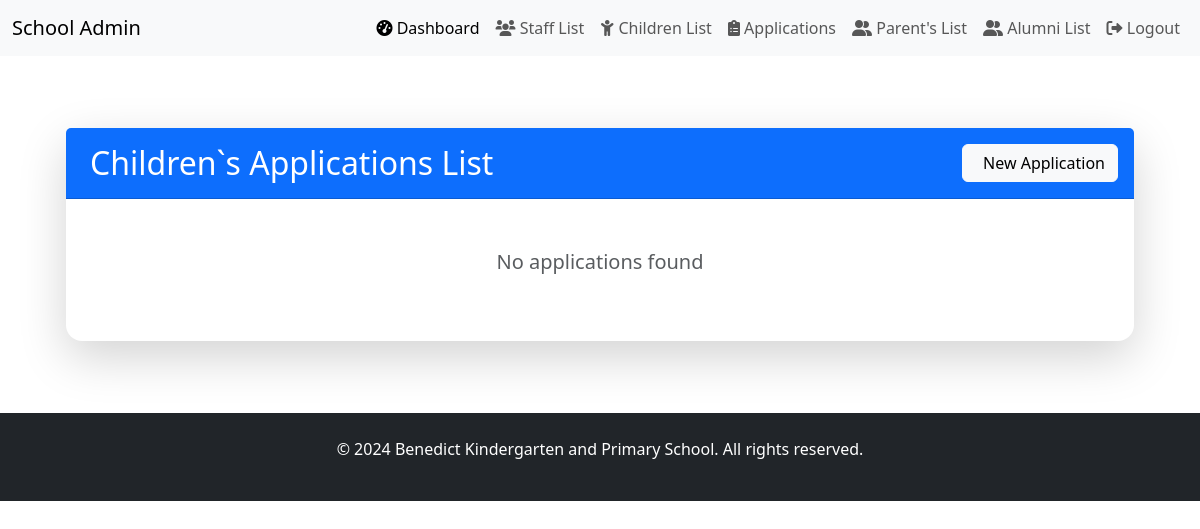
Before: /benedict_school/applications/ (signed in) with the older database file.
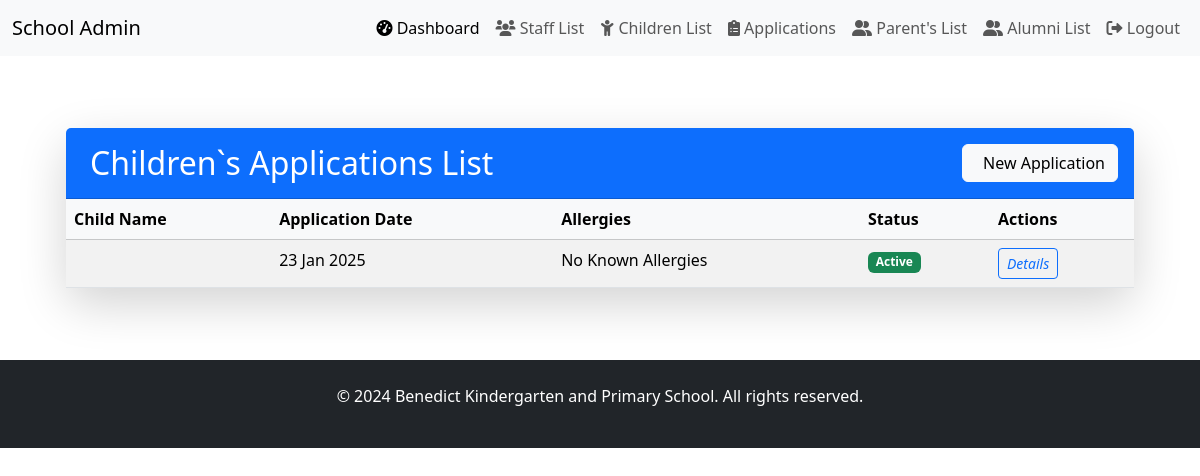
After: the same page with the newer database file.
### benedict_school/models.py (models this page shows, shortened)
class PupilApplication(models.Model):
    child = models.OneToOneField(Child, on_delete=models.CASCADE)
    application_date = models.DateField(auto_now_add=True)
    documents = models.FileField(
        upload_to="applications/",
        null=True,
        blank=True,
        validators=[FileExtensionValidator(['pdf', 'doc', 'docx'])]
    )
    ALLERGY_CHOICES = [
        ('none', 'No Known Allergies'),
        ('food', 'Food Allergy'),
        ('medication', 'Medication Allergy'),
        ('environmental', 'Environmental Allergy')
    ]
    allergies = models.CharField(
        max_length=20,
        choices=ALLERGY_CHOICES,
        default='none'
    )
    allergy_details = models.TextField(null=True, blank=True)
    medical_conditions = models.TextField(
        null=True,
        blank=True,
        help_text="List any existing medical conditions"
    )
    emergency_contact_name = models.CharField(max_length=100, null=True)
    emergency_contact_phone = models.CharField(max_length=15, null=True)
    special_needs = models.TextField(null=True, blank=True)
    previous_school = models.CharField(max_length=100, null=True, blank=True)
    notes = models.TextField(null=True, blank=True)

class Child(models.Model):
    parent = models.ForeignKey(
        Parent,
        on_delete=models.CASCADE,
        related_name="children",
        limit_choices_to=limit_children_to_four
    )
    full_name = models.CharField(max_length=100)
    date_of_birth = models.DateField()
    sex = models.CharField(max_length=10, choices=[ ("male", "Male"), ("female", "Female")], default="male",)
    study_class = models.CharField(
        max_length=20,
        choices=[
            ("baby_class", "Baby Class"),
            ("middle_class", "Middle class"),
            ("top_class", "Top class"),
            ("primary_one", "Primary one"),
            ("primary_two", "Primary two"),
            ("primary_three", "Primary three"),
            ("primary_four", "Primary four"),
            ("primary_five", "Primary five"),
            ("primary_six", "Primary six")
        ],
        default="primary_one",
    )
    profile_image = models.ImageField(upload_to="child_images/", null=True, blank=True)
    STATUS_CHOICES = [
        ('active', 'Active'),
        ('alumni', 'Alumni'),
    ]
    status = models.CharField(
        max_length=20,
        choices=STATUS_CHOICES,
        default='active'
    )
    alumni_date = models.DateTimeField(null=True, blank=True)
    reason_for_leaving = models.TextField(blank=True, null=True)

### benedict_school/views.py (the view)
# urls.py: path('applications/', views.application_list, name='application-list'),
@user_passes_test(is_admin, login_url='/admin-login/')
def application_list(request):
    applications = PupilApplication.objects.select_related('child').all()
    return render(request, 'application_list.html', {'applications': applications})
    paginator = Paginator(queryset, 10)
    page = request.GET.get('page')
    staff_members = paginator.get_page(page)

### benedict_school/context_processors.py (called while the page is built)
def google_maps_api_key(request):
    return {'GOOGLE_MAPS_API_KEY': getattr(settings, 'GOOGLE_MAPS_API_KEY', '')}

### benedict_school/views.py (called while the page is built)
def is_admin(user):
    return user.is_authenticated and user.is_staff  # Checks if user is admin

### benedict_school/templates/application_list.html (shortened to what this page needs)
{% extends "admin_base.html" %}
{% load static %}
{% load django_bootstrap5 %}
{% block content %}
<div class="container-fluid px-4 py-5">
    <div class="row">
        <div class="col-12">
            <div class="card shadow-lg border-0 rounded-4">
                <div class="card-header bg-primary text-white py-3 d-flex justify-content-between align-items-center">
                    <h2 class="mb-0">
                        Children`s Applications List
                    </h2>
                    <a href="{% url 'application_create' %}" class="btn btn-light">
                        New Application
                    </a>
                </div>
                <div class="card-body p-0">
                    {% if applications %}
                    <div class="table-responsive">
                        <table class="table table-striped table-hover mb-0">
                            <thead class="table-light">
                                <tr>
                                    <th>Child Name</th>
                                    <th>Application Date</th>
                                    <th>Allergies</th>
                                    <th>Status</th>
                                    <th>Actions</th>
                                </tr>
                            </thead>
                            <tbody>
                                {% for application in applications %}
                                <tr>
                                    <td>{{ application.child.name }}</td>
                                    <td>{{ application.application_date|date:"d M Y" }}</td>
                                    <td>{{ application.get_allergies_display }}</td>
                                    <td>
                                        <span class="badge
                                            {% if application.child.status == 'active' %}
                                                bg-success
                                            {% else %}
                                                bg-secondary
                                            {% endif %}
                                        ">
                                            {{ application.child.status|title }}
                                        </span>
                                    </td>
                                    <td>
                                        <div class="btn-group" role="group">
                                            <a href="{% url 'application_detail' application.pk %}" class="btn btn-sm btn-outline-primary">
                                                <i class="bi bi-eye">Details</i>
                                            </a>
                                        </div>
                                    </td>
                                </tr>
                                {% endfor %}
                            </tbody>
                        </table>
                    </div>
                    {% else %}
                    <div class="text-center py-5">
                        <p class="lead text-muted">No applications found</p>
                    </div>
                    {% endif %}
                </div>
            </div>
        </div>
    </div>
</div>
{% endblock %}

Changed rows visible on the page:
added PupilApplication: application_date "23 Jan 2025", allergies "No Known Allergies", child.status "Active"
Other visible differences:
text no longer shown: "No applications found"
text now shown: "Child Name Application Date Allergies Status Actions"
